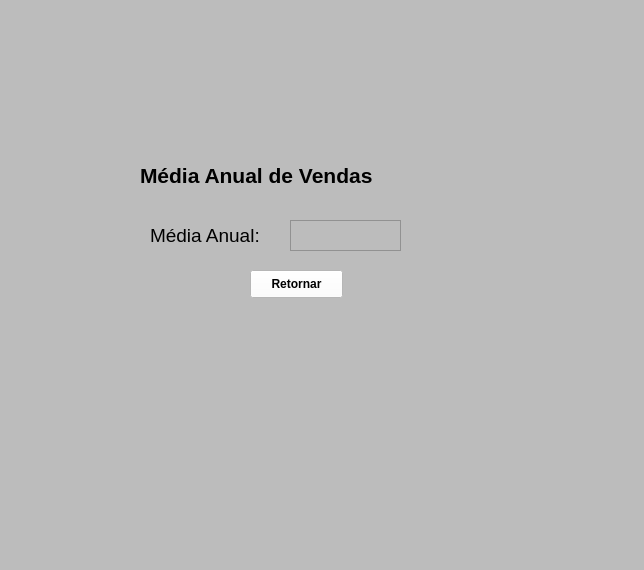
<?xml version="1.0" encoding="UTF-8"?>
<ui version="4.0">
 <class>MainWindow</class>
 <widget class="QMainWindow" name="MainWindow">
  <property name="geometry">
   <rect>
    <x>0</x>
    <y>0</y>
    <width>644</width>
    <height>570</height>
   </rect>
  </property>
  <property name="windowTitle">
   <string>MainWindow</string>
  </property>
  <property name="styleSheet">
   <string notr="true">background-color: rgb(188, 188, 188)</string>
  </property>
  <widget class="QWidget" name="centralwidget">
   <widget class="QLabel" name="label_3">
    <property name="geometry">
     <rect>
      <x>140</x>
      <y>160</y>
      <width>321</width>
      <height>31</height>
     </rect>
    </property>
    <property name="font">
     <font>
      <pointsize>16</pointsize>
      <weight>75</weight>
      <bold>true</bold>
     </font>
    </property>
    <property name="text">
     <string>Média Anual de Vendas</string>
    </property>
   </widget>
   <widget class="QListWidget" name="listWidget">
    <property name="geometry">
     <rect>
      <x>290</x>
      <y>220</y>
      <width>111</width>
      <height>31</height>
     </rect>
    </property>
   </widget>
   <widget class="QLabel" name="label_5">
    <property name="geometry">
     <rect>
      <x>150</x>
      <y>220</y>
      <width>131</width>
      <height>31</height>
     </rect>
    </property>
    <property name="font">
     <font>
      <pointsize>14</pointsize>
     </font>
    </property>
    <property name="text">
     <string>Média Anual:</string>
    </property>
   </widget>
   <widget class="QPushButton" name="pushButton">
    <property name="geometry">
     <rect>
      <x>250</x>
      <y>270</y>
      <width>93</width>
      <height>28</height>
     </rect>
    </property>
    <property name="font">
     <font>
      <weight>75</weight>
      <bold>true</bold>
     </font>
    </property>
    <property name="styleSheet">
     <string notr="true">background-color: rgb(255, 255, 255)</string>
    </property>
    <property name="text">
     <string>Retornar</string>
    </property>
   </widget>
  </widget>
  <widget class="QMenuBar" name="menubar">
   <property name="geometry">
    <rect>
     <x>0</x>
     <y>0</y>
     <width>644</width>
     <height>26</height>
    </rect>
   </property>
  </widget>
  <widget class="QStatusBar" name="statusbar"/>
 </widget>
 <resources/>
 <connections/>
</ui>
